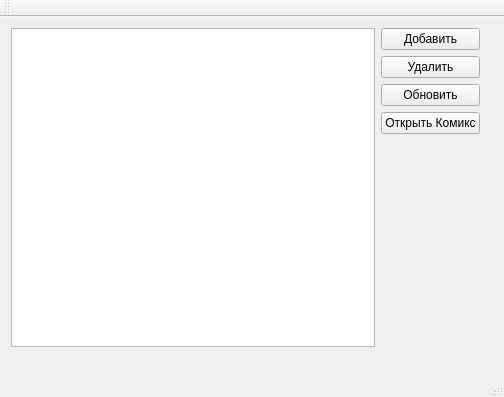
<?xml version="1.0" encoding="UTF-8"?>
<ui version="4.0">
 <class>comics</class>
 <widget class="QMainWindow" name="comics">
  <property name="geometry">
   <rect>
    <x>0</x>
    <y>0</y>
    <width>504</width>
    <height>397</height>
   </rect>
  </property>
  <property name="windowTitle">
   <string>comics</string>
  </property>
  <widget class="QWidget" name="centralWidget">
   <widget class="QWidget" name="layoutWidget">
    <property name="geometry">
     <rect>
      <x>0</x>
      <y>0</y>
      <width>491</width>
      <height>341</height>
     </rect>
    </property>
    <layout class="QGridLayout" name="gridLayout">
     <item row="0" column="0" rowspan="2">
      <widget class="QTableView" name="tableView"/>
     </item>
     <item row="0" column="1">
      <layout class="QVBoxLayout" name="verticalLayout">
       <item>
        <widget class="QPushButton" name="btnAdd">
         <property name="text">
          <string>Добавить</string>
         </property>
        </widget>
       </item>
       <item>
        <widget class="QPushButton" name="btnRemove">
         <property name="text">
          <string>Удалить</string>
         </property>
        </widget>
       </item>
       <item>
        <widget class="QPushButton" name="btnRefresh">
         <property name="text">
          <string>Обновить</string>
         </property>
        </widget>
       </item>
       <item>
        <widget class="QPushButton" name="pushButton">
         <property name="text">
          <string>Открыть Комикс</string>
         </property>
        </widget>
       </item>
      </layout>
     </item>
     <item row="1" column="1">
      <spacer name="verticalSpacer">
       <property name="orientation">
        <enum>Qt::Vertical</enum>
       </property>
       <property name="sizeHint" stdset="0">
        <size>
         <width>20</width>
         <height>40</height>
        </size>
       </property>
      </spacer>
     </item>
    </layout>
   </widget>
  </widget>
  <widget class="QMenuBar" name="menuBar">
   <property name="geometry">
    <rect>
     <x>0</x>
     <y>0</y>
     <width>504</width>
     <height>21</height>
    </rect>
   </property>
  </widget>
  <widget class="QToolBar" name="mainToolBar">
   <attribute name="toolBarArea">
    <enum>TopToolBarArea</enum>
   </attribute>
   <attribute name="toolBarBreak">
    <bool>false</bool>
   </attribute>
  </widget>
  <widget class="QStatusBar" name="statusBar"/>
 </widget>
 <layoutdefault spacing="6" margin="11"/>
 <resources/>
 <connections/>
</ui>
